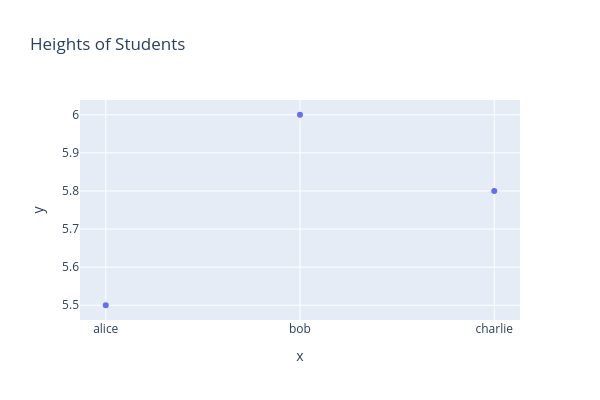

Notebook source saved alongside this figure:
### Markdown cell above
**For save the image**

### Code cell
# for scatter plot
import plotly.express as px  

names = ['alice', 'bob', 'charlie']  
heights = [5.5, 6.0, 5.8]  

fig = px.scatter(x=names, y=heights, title='Heights of Students', height=400, width=600)  
fig.show()

#for save image png
# in sea born for resulation we use dpi 300 but in plotly we use scale=3 for better resulation
fig.write_image("fig1.png" ,scale=3)
#for save image in html
#fig.write_html("fig1.html")

### Figure 1 — Plotly figure (JSON) as saved in the notebook; plotly's stock layout.template omitted (floating-point values rounded to 4 significant figures)
{"data": [{"hovertemplate": "x=%{x}<br>y=%{y}<extra></extra>", "legendgroup": "", "marker": {"color": "#636efa", "symbol": "circle"}, "mode": "markers", "name": "", "orientation": "v", "showlegend": false, "type": "scatter", "x": ["alice", "bob", "charlie"], "xaxis": "x", "y": [5.5, 6.0, 5.8], "yaxis": "y"}], "layout": {"height": 400, "legend": {"tracegroupgap": 0}, "title": {"text": "Heights of Students"}, "width": 600, "xaxis": {"anchor": "y", "domain": [0, 1], "title": {"text": "x"}}, "yaxis": {"anchor": "x", "domain": [0, 1], "title": {"text": "y"}}}}
